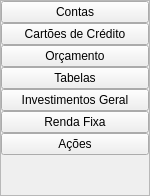
     <widget class="QFrame" name="sideFrame">
      <property name="sizePolicy">
       <sizepolicy hsizetype="Expanding" vsizetype="Preferred">
        <horstretch>0</horstretch>
        <verstretch>0</verstretch>
       </sizepolicy>
      </property>
      <property name="minimumSize">
       <size>
        <width>150</width>
        <height>150</height>
       </size>
      </property>
      <property name="maximumSize">
       <size>
        <width>150</width>
        <height>16777215</height>
       </size>
      </property>
      <property name="frameShape">
       <enum>QFrame::StyledPanel</enum>
      </property>
      <property name="frameShadow">
       <enum>QFrame::Raised</enum>
      </property>
      <layout class="QVBoxLayout" name="verticalLayout">
       <property name="spacing">
        <number>0</number>
       </property>
       <property name="leftMargin">
        <number>0</number>
       </property>
       <property name="topMargin">
        <number>0</number>
       </property>
       <property name="rightMargin">
        <number>0</number>
       </property>
       <property name="bottomMargin">
        <number>0</number>
       </property>
       <item>
        <widget class="QPushButton" name="AccPageButton">
         <property name="text">
          <string>Contas</string>
         </property>
        </widget>
       </item>
       <item>
        <widget class="QPushButton" name="CCPageButton">
         <property name="text">
          <string>Cartões de Crédito</string>
         </property>
        </widget>
       </item>
       <item>
        <widget class="QPushButton" name="BudgetPageButton">
         <property name="text">
          <string>Orçamento</string>
         </property>
        </widget>
       </item>
       <item>
        <widget class="QPushButton" name="TablesPageButton">
         <property name="text">
          <string>Tabelas</string>
         </property>
        </widget>
       </item>
       <item>
        <widget class="QPushButton" name="InvestPageButton">
         <property name="text">
          <string>Investimentos Geral</string>
         </property>
        </widget>
       </item>
       <item>
        <widget class="QPushButton" name="BondsPageButton">
         <property name="text">
          <string>Renda Fixa</string>
         </property>
        </widget>
       </item>
       <item>
        <widget class="QPushButton" name="StocksPageButton">
         <property name="text">
          <string>Ações</string>
         </property>
        </widget>
       </item>
       <item>
        <spacer name="verticalSpacer">
         <property name="orientation">
          <enum>Qt::Vertical</enum>
         </property>
         <property name="sizeHint" stdset="0">
          <size>
           <width>20</width>
           <height>40</height>
          </size>
         </property>
        </spacer>
       </item>
      </layout>
     </widget>
